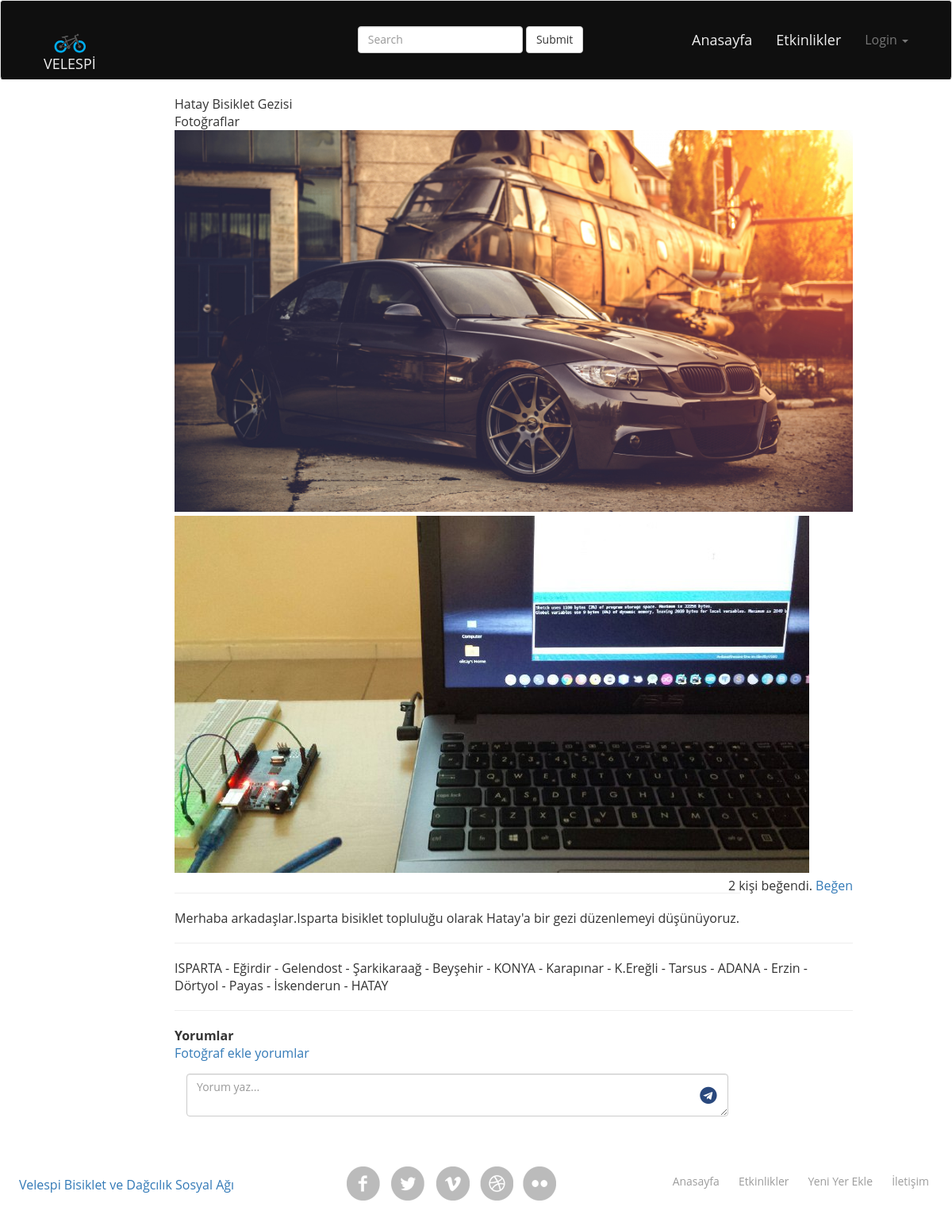
/activities/1/, run on the app's committed database.
### activities/models.py (models this page shows, shortened)
class Activity(models.Model):
    user= models.ForeignKey(settings.AUTH_USER_MODEL,
                            related_name="added_activities")# kullanıının eklediği etkinlikleri getiriyor
    name=models.CharField(max_length=255)
    route=models.CharField(max_length=255)
    description = models.TextField(max_length=255)
    is_active= models.BooleanField(default=False)
    category= models.ForeignKey(Category,blank=True,null=True) # blank True web sayfasında veri girerken boş bırakma
    telephone=models.CharField(max_length=255,blank=True,null=True)
    likes = models.ManyToManyField(settings.AUTH_USER_MODEL,
                                   blank=True,
                                   related_name = 'liked_activities') # kullanıının begendigi etkinlikleri getiriyor
    objects=ActivityManager()
    all_objects=models.Manager()

class Media(models.Model):
    activity = models.ForeignKey(Activity)
    image = models.ImageField(upload_to="activities")
    class Meta:
        verbose_name_plural = "Media"
    def __str__(self):
        return smart_text(self.image.url)

### activities/views.py (the view)
# urls.py: url(r'^activities/(?P<id>[0-9]+)/$', activity_detail, name='activity_detail'),
def activity_detail(request,id):
    return render(
        request,
        "activity_detail.html",
        {
            "activity": get_object_or_404(Activity,id=id),
        }
    )

### activities/models.py (called while the page is built)
    def get_queryset(self):
        gets=super(ActivityManager,self).get_queryset()
        return gets.filter(user__is_active=True)

### templates/activity_detail.html (shortened to what this page needs)
{% extends "base.html" %}
{% block content %}
<div class=" col-md-9 col-md-push-2 col-xs-12">
    <div class="row">
    <h3>{{ activity.name }}</h3>
    <h3>Fotoğraflar</h3>
    {% for media in activity.media_set.all %}
    <img src="{{ media }}">
    {% empty %}
        <p>
            Bu yerin hiç fotoğrafı yok.
        </p>
    {% endfor %}
    </div>
    <div class="row pull-right">
    <p>
        <span id="like-count">{{ activity.likes.count }}</span> kişi beğendi.
        {% if user in activity.likes.all %}
        <a id="like" href="{% url "like_activity" activity.id %}">Beğenmekten vazgeç</a>
        {% else %}
        <a id="like" href="{% url "like_activity" activity.id %}">Beğen</a>
        {% endif %}
    </p>
        </div>
    <div class="row">
    <hr>
    <p>
        {{ activity.description|linebreaksbr }}<br>
        <hr>
        {{ activity.route|linebreaksbr }}
    </p>
    <hr>
        <span style="font-size:16px;font-weight:bold;">Yorumlar</span><br>
        <a href="{% url "activity_new_media" activity.id %}">Fotoğraf ekle</a>
        <a href="{% url "comments" activity.id %}">yorumlar</a>
     <form id="commentForm" action="#" method="post" enctype="multipart/form-data">
        <div class="form-group">
            <div class="col-md-10 col-xs-10">
                <textarea id="comment" class="form-control" placeholder="Yorum yaz..." name="comment"></textarea>
            </div>
            <div class="col-md-2 col-xs-1 col-md-pull-1 col-xs-pull-3" style="margin-top:15px;">
                <button id="addComment" data-url="{% url "activity_new_review" activity.id %}" style="background:transparent;border:none;color:#29487d;"><i class="fa fa-telegram fa-lg" aria-hidden="true"></i></button>
            </div>
        </div>
        </form>
    </div>
</div>
{% endblock %}

### static/css/style.css (style rules this page uses)
html,body,div,span,applet,object,iframe,h1,h2,h3,h4,h5,h6,p,blockquote,pre,a,abbr,acronym,address,big,cite,code,del,dfn,em,img,ins,kbd,q,s,samp,small,strike,strong,sub,sup,tt,var,b,u,i,dl,dt,dd,ol,nav ul,nav li,fieldset,form,label,legend,table,caption,tbody,tfoot,thead,tr,th,td,article,aside,canvas,details,embed,figure,figcaption,footer,header,hgroup,menu,nav,output,ruby,section,summary,time,mark,audio,video { margin:0;padding:0;border:0;font-size:100%;font:inherit;vertical-align:baseline; }
a { text-decoration:none; }
img { max-width:100%; }
body { font-family: 'Open Sans', sans-serif; background:#ffffff; font-size: 100%; }

### data on the page
Activity: name "Hatay Bisiklet Gezisi", likes.count "2", description "Merhaba arkadaşlar.Isparta bisiklet topluluğu olarak Hatay'a bir gezi düzenlemeyi düşünüyoruz.", route "ISPARTA - Eğirdir - Gelendost - Şarkikaraağ - Beyşehir - KONYA - Karapınar - K.Ereğli - Tarsus - ADANA - Erzin - Dörtyol - Payas - İskenderun - HATAY"
Media: image (picture)
Media: image (picture)
